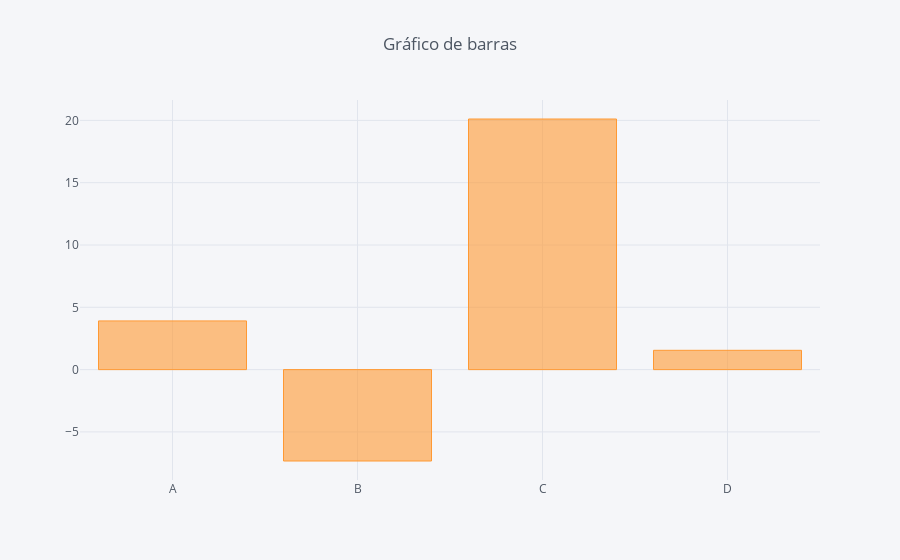

Source (notebook cell):
### Markdown cell above
Gráfico de Barras:

### Code cell
df.sum().iplot(kind='bar', title='Gráfico de barras')

### Figure 1 — Plotly figure (JSON) as saved in the notebook; plotly's stock layout.template omitted (floating-point values rounded to 4 significant figures)
{"data": [{"marker": {"color": "rgba(255, 153, 51, 0.6)", "line": {"color": "rgba(255, 153, 51, 1.0)", "width": 1}}, "name": "None", "orientation": "v", "text": "", "type": "bar", "uid": "352094cf-fb2f-4532-bfe1-ad32176fb798", "x": ["A", "B", "C", "D"], "y": [3.909, -7.333, 20.11, 1.55]}], "layout": {"legend": {"bgcolor": "#F5F6F9", "font": {"color": "#4D5663"}}, "paper_bgcolor": "#F5F6F9", "plot_bgcolor": "#F5F6F9", "title": {"font": {"color": "#4D5663"}, "text": "Gráfico de barras"}, "xaxis": {"gridcolor": "#E1E5ED", "showgrid": true, "tickfont": {"color": "#4D5663"}, "title": {"font": {"color": "#4D5663"}, "text": ""}, "zerolinecolor": "#E1E5ED"}, "yaxis": {"gridcolor": "#E1E5ED", "showgrid": true, "tickfont": {"color": "#4D5663"}, "title": {"font": {"color": "#4D5663"}, "text": ""}, "zerolinecolor": "#E1E5ED"}}}
